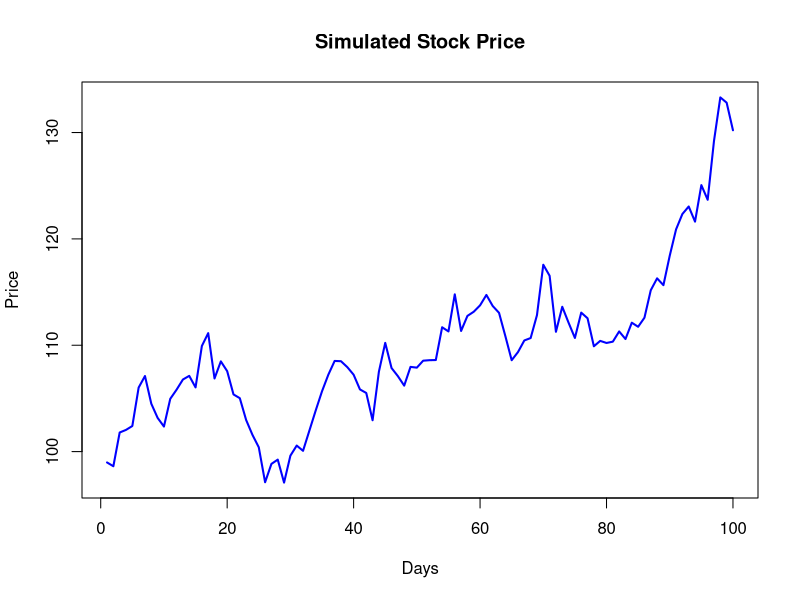

Write the R code that produced this figure.
## ---- chunk 1
# Simulate daily returns for a stock

set.seed(123)  # Ensure reproducibility
n <- 100       # Number of days
daily_returns <- rnorm(n, mean = 0.001, sd = 0.02)  # Normal distribution

# Compute cumulative returns
price <- cumprod(1 + daily_returns) * 100  # Starting price = 100

# Visualize the stock price
plot(price, type = "l", col = "blue", lwd = 2,
     main = "Simulated Stock Price",
     xlab = "Days", ylab = "Price")

